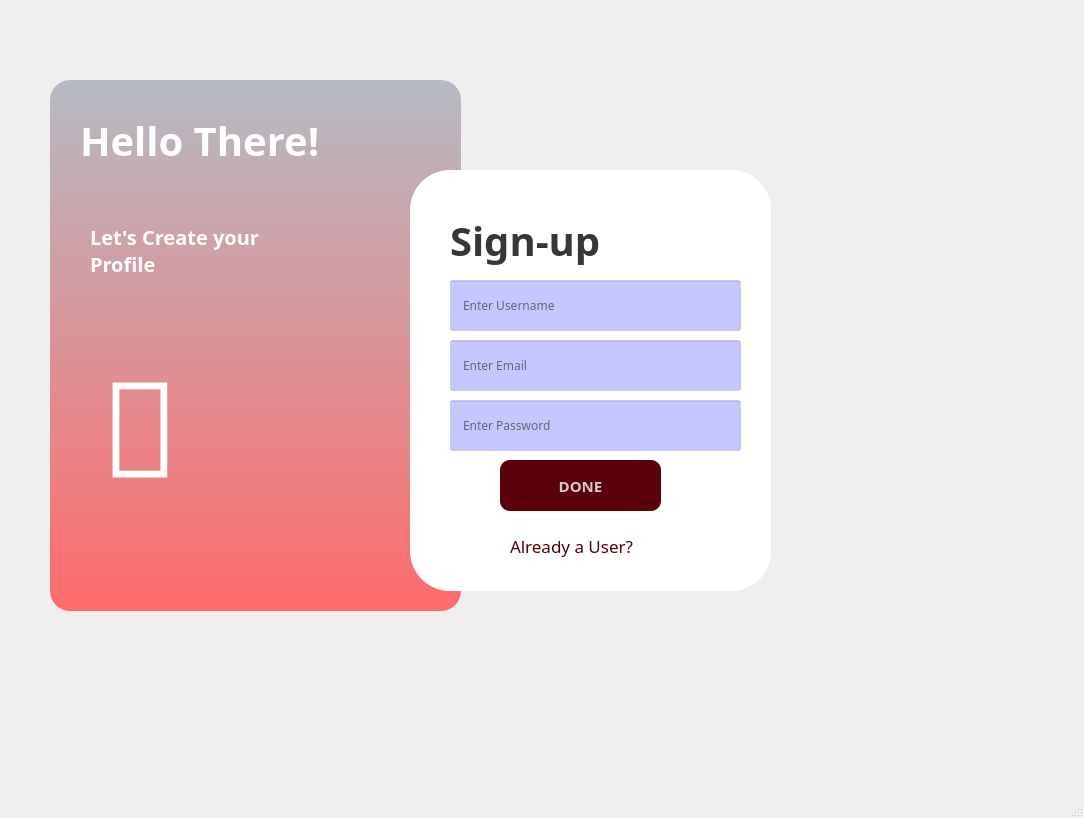
<?xml version="1.0" encoding="UTF-8"?>
<ui version="4.0">
 <class>Signup</class>
 <widget class="QMainWindow" name="Signup">
  <property name="geometry">
   <rect>
    <x>0</x>
    <y>0</y>
    <width>1084</width>
    <height>818</height>
   </rect>
  </property>
  <property name="font">
   <font>
    <family>Mongolian Baiti</family>
   </font>
  </property>
  <property name="windowTitle">
   <string>MainWindow</string>
  </property>
  <widget class="QWidget" name="centralwidget">
   <widget class="QWidget" name="widget" native="true">
    <property name="geometry">
     <rect>
      <x>20</x>
      <y>60</y>
      <width>821</width>
      <height>691</height>
     </rect>
    </property>
    <widget class="QLabel" name="label">
     <property name="geometry">
      <rect>
       <x>390</x>
       <y>110</y>
       <width>361</width>
       <height>421</height>
      </rect>
     </property>
     <property name="font">
      <font>
       <weight>75</weight>
       <bold>true</bold>
      </font>
     </property>
     <property name="styleSheet">
      <string notr="true">background-color:rgba(255,255,255,255);
border-radius:40px;</string>
     </property>
     <property name="text">
      <string/>
     </property>
    </widget>
    <widget class="QLabel" name="label_2">
     <property name="geometry">
      <rect>
       <x>30</x>
       <y>20</y>
       <width>411</width>
       <height>531</height>
      </rect>
     </property>
     <property name="styleSheet">
      <string notr="true">background-color: qlineargradient(spread:pad, x1:0, y1:0, x2:0, y2:1, stop:0 rgba(85, 98, 122, 95), stop:1 rgba(255, 107, 107, 255));
border-radius:20px;</string>
     </property>
     <property name="text">
      <string/>
     </property>
    </widget>
    <widget class="QLabel" name="label_3">
     <property name="geometry">
      <rect>
       <x>430</x>
       <y>150</y>
       <width>181</width>
       <height>61</height>
      </rect>
     </property>
     <property name="font">
      <font>
       <pointsize>30</pointsize>
       <weight>75</weight>
       <bold>true</bold>
      </font>
     </property>
     <property name="styleSheet">
      <string notr="true">color:rgba(0,0,0,200);</string>
     </property>
     <property name="text">
      <string>Sign-up</string>
     </property>
    </widget>
    <widget class="QLineEdit" name="lineEdit">
     <property name="geometry">
      <rect>
       <x>430</x>
       <y>220</y>
       <width>291</width>
       <height>51</height>
      </rect>
     </property>
     <property name="styleSheet">
      <string notr="true">background-color:rgba(0,0,255,56);
padding-left:10px;</string>
     </property>
     <property name="text">
      <string/>
     </property>
     <property name="placeholderText">
      <string>Enter Username</string>
     </property>
    </widget>
    <widget class="QLineEdit" name="lineEdit_2">
     <property name="geometry">
      <rect>
       <x>430</x>
       <y>340</y>
       <width>291</width>
       <height>51</height>
      </rect>
     </property>
     <property name="styleSheet">
      <string notr="true">background-color:rgba(0,0,255,56);
padding-left:10px;</string>
     </property>
     <property name="text">
      <string/>
     </property>
     <property name="placeholderText">
      <string>Enter Password</string>
     </property>
    </widget>
    <widget class="QPushButton" name="pushButton">
     <property name="geometry">
      <rect>
       <x>480</x>
       <y>400</y>
       <width>161</width>
       <height>51</height>
      </rect>
     </property>
     <property name="font">
      <font>
       <pointsize>11</pointsize>
       <weight>75</weight>
       <bold>true</bold>
      </font>
     </property>
     <property name="styleSheet">
      <string notr="true">QPushButton#pushButton {
    background-color: rgba(90, 0, 10, 255);
    color: rgba(255, 255, 255, 200);
    border-radius: 10px;
}

QPushButton#pushButton:pressed {
    padding-left: 5px;
    padding-top: 5px;
    background-color: rgba(65, 78, 92, 255); 
}

QPushButton#pushButton:hover {
    background-color: rgba(105, 118, 132, 255);
}</string>
     </property>
     <property name="text">
      <string>DONE</string>
     </property>
    </widget>
    <widget class="QLabel" name="label_5">
     <property name="geometry">
      <rect>
       <x>60</x>
       <y>50</y>
       <width>311</width>
       <height>61</height>
      </rect>
     </property>
     <property name="font">
      <font>
       <pointsize>30</pointsize>
       <weight>75</weight>
       <bold>true</bold>
      </font>
     </property>
     <property name="styleSheet">
      <string notr="true">color:rgba(255, 255, 255, 255);</string>
     </property>
     <property name="text">
      <string>Hello There!</string>
     </property>
    </widget>
    <widget class="QLabel" name="label_6">
     <property name="geometry">
      <rect>
       <x>70</x>
       <y>150</y>
       <width>281</width>
       <height>81</height>
      </rect>
     </property>
     <property name="font">
      <font>
       <pointsize>15</pointsize>
       <weight>75</weight>
       <bold>true</bold>
      </font>
     </property>
     <property name="styleSheet">
      <string notr="true">color:rgba(255,255,255);</string>
     </property>
     <property name="text">
      <string>Let's Create your
Profile</string>
     </property>
    </widget>
    <widget class="QLabel" name="label_7">
     <property name="geometry">
      <rect>
       <x>80</x>
       <y>250</y>
       <width>231</width>
       <height>231</height>
      </rect>
     </property>
     <property name="font">
      <font>
       <family>MS PGothic</family>
       <pointsize>100</pointsize>
      </font>
     </property>
     <property name="styleSheet">
      <string notr="true">color:rgba(255,255,255);</string>
     </property>
     <property name="text">
      <string>👋</string>
     </property>
    </widget>
    <widget class="QLineEdit" name="lineEdit_3">
     <property name="geometry">
      <rect>
       <x>430</x>
       <y>280</y>
       <width>291</width>
       <height>51</height>
      </rect>
     </property>
     <property name="styleSheet">
      <string notr="true">background-color:rgba(0,0,255,56);
padding-left:10px;</string>
     </property>
     <property name="text">
      <string/>
     </property>
     <property name="placeholderText">
      <string>Enter Email</string>
     </property>
    </widget>
    <widget class="QLabel" name="label_4">
     <property name="geometry">
      <rect>
       <x>490</x>
       <y>470</y>
       <width>171</width>
       <height>31</height>
      </rect>
     </property>
     <property name="font">
      <font>
       <pointsize>13</pointsize>
       <weight>50</weight>
       <bold>false</bold>
      </font>
     </property>
     <property name="mouseTracking">
      <bool>false</bool>
     </property>
     <property name="styleSheet">
      <string notr="true">color: rgba(90, 0, 10, 255);</string>
     </property>
     <property name="text">
      <string>Already a User?</string>
     </property>
    </widget>
    <zorder>label_2</zorder>
    <zorder>label</zorder>
    <zorder>label_3</zorder>
    <zorder>lineEdit</zorder>
    <zorder>lineEdit_2</zorder>
    <zorder>pushButton</zorder>
    <zorder>label_5</zorder>
    <zorder>label_6</zorder>
    <zorder>label_7</zorder>
    <zorder>lineEdit_3</zorder>
    <zorder>label_4</zorder>
   </widget>
  </widget>
  <widget class="QMenuBar" name="menubar">
   <property name="geometry">
    <rect>
     <x>0</x>
     <y>0</y>
     <width>1084</width>
     <height>26</height>
    </rect>
   </property>
  </widget>
  <widget class="QStatusBar" name="statusbar"/>
 </widget>
 <resources/>
 <connections/>
</ui>
